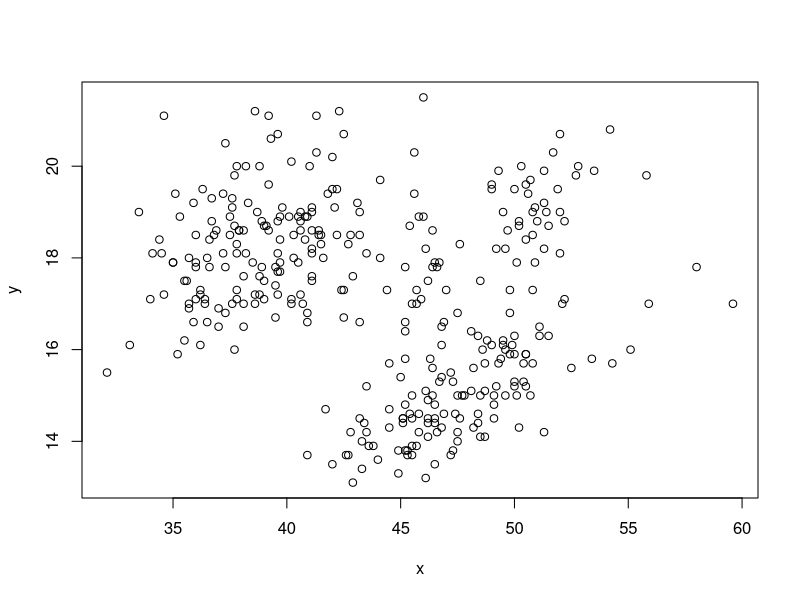

Reproduce this figure in R.
## ---- chunk 1
library(palmerpenguins)
x <- penguins$bill_length_mm
y <- penguins$bill_depth_mm

lm(y ~ x)
## ---- chunk 2
#| fig-width: 6
#| fig-cap: "A plot, yesterday."

plot(x,y)
